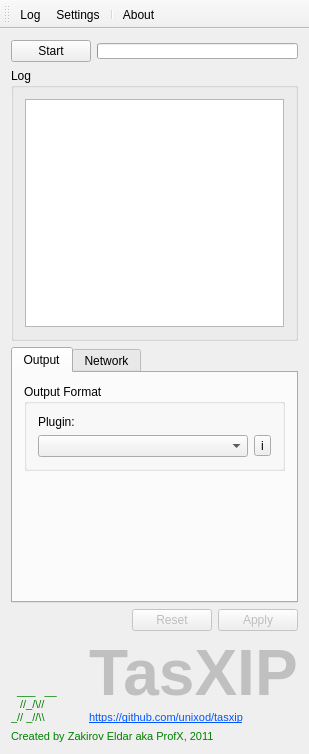
<?xml version="1.0" encoding="UTF-8"?>
<ui version="4.0">
 <class>MainWindow</class>
 <widget class="QMainWindow" name="MainWindow">
  <property name="geometry">
   <rect>
    <x>0</x>
    <y>0</y>
    <width>309</width>
    <height>754</height>
   </rect>
  </property>
  <property name="windowTitle">
   <string>TasXIP</string>
  </property>
  <widget class="QWidget" name="centralWidget">
   <layout class="QVBoxLayout" name="verticalLayout_13">
    <item>
     <layout class="QHBoxLayout" name="horizontalLayout">
      <item>
       <widget class="QPushButton" name="btnStart">
        <property name="text">
         <string>Start</string>
        </property>
       </widget>
      </item>
      <item>
       <widget class="QProgressBar" name="progressBar">
        <property name="maximumSize">
         <size>
          <width>16777215</width>
          <height>16</height>
         </size>
        </property>
        <property name="value">
         <number>0</number>
        </property>
        <property name="textVisible">
         <bool>false</bool>
        </property>
       </widget>
      </item>
     </layout>
    </item>
    <item>
     <widget class="QGroupBox" name="gbLog">
      <property name="title">
       <string>Log</string>
      </property>
      <layout class="QVBoxLayout" name="verticalLayout">
       <item>
        <widget class="QTextBrowser" name="txtbLog"/>
       </item>
      </layout>
     </widget>
    </item>
    <item>
     <layout class="QVBoxLayout" name="verticalLayout_12">
      <item>
       <widget class="QTabWidget" name="tabSettings">
        <property name="tabPosition">
         <enum>QTabWidget::North</enum>
        </property>
        <property name="currentIndex">
         <number>0</number>
        </property>
        <widget class="QWidget" name="tabOutput">
         <attribute name="title">
          <string>Output</string>
         </attribute>
         <layout class="QVBoxLayout" name="verticalLayout_11">
          <item>
           <widget class="QGroupBox" name="gbOutputFormat">
            <property name="title">
             <string>Output Format</string>
            </property>
            <layout class="QVBoxLayout" name="verticalLayout_3">
             <item>
              <widget class="QLabel" name="label">
               <property name="text">
                <string>Plugin:</string>
               </property>
              </widget>
             </item>
             <item>
              <layout class="QHBoxLayout" name="horizontalLayout_3">
               <item>
                <widget class="QComboBox" name="cmbPluginsNames">
                 <property name="sizePolicy">
                  <sizepolicy hsizetype="Expanding" vsizetype="Fixed">
                   <horstretch>0</horstretch>
                   <verstretch>0</verstretch>
                  </sizepolicy>
                 </property>
                 <property name="duplicatesEnabled">
                  <bool>true</bool>
                 </property>
                </widget>
               </item>
               <item>
                <widget class="QToolButton" name="tbtnPluginInfo">
                 <property name="text">
                  <string>i</string>
                 </property>
                </widget>
               </item>
              </layout>
             </item>
            </layout>
           </widget>
          </item>
          <item>
           <spacer name="verticalSpacer_2">
            <property name="orientation">
             <enum>Qt::Vertical</enum>
            </property>
            <property name="sizeHint" stdset="0">
             <size>
              <width>20</width>
              <height>108</height>
             </size>
            </property>
           </spacer>
          </item>
         </layout>
        </widget>
        <widget class="QWidget" name="tabNetwork">
         <attribute name="title">
          <string>Network</string>
         </attribute>
         <layout class="QVBoxLayout" name="verticalLayout_10">
          <item>
           <widget class="QCheckBox" name="chbxProxyEnabled">
            <property name="text">
             <string>Proxy enabled</string>
            </property>
           </widget>
          </item>
          <item>
           <widget class="QGroupBox" name="gbProxy">
            <property name="enabled">
             <bool>false</bool>
            </property>
            <property name="title">
             <string>Proxy Settings</string>
            </property>
            <layout class="QVBoxLayout" name="verticalLayout_9">
             <item>
              <layout class="QHBoxLayout" name="horizontalLayout_5">
               <item>
                <layout class="QVBoxLayout" name="verticalLayout_5">
                 <item>
                  <widget class="QLabel" name="label_2">
                   <property name="text">
                    <string>Server:</string>
                   </property>
                  </widget>
                 </item>
                 <item>
                  <widget class="QLineEdit" name="lneProxyAddr"/>
                 </item>
                </layout>
               </item>
               <item>
                <layout class="QVBoxLayout" name="verticalLayout_4">
                 <item>
                  <layout class="QHBoxLayout" name="horizontalLayout_4">
                   <item>
                    <widget class="QLabel" name="label_4">
                     <property name="text">
                      <string>Port:</string>
                     </property>
                    </widget>
                   </item>
                   <item>
                    <spacer name="horizontalSpacer">
                     <property name="orientation">
                      <enum>Qt::Horizontal</enum>
                     </property>
                     <property name="sizeHint" stdset="0">
                      <size>
                       <width>20</width>
                       <height>20</height>
                      </size>
                     </property>
                    </spacer>
                   </item>
                  </layout>
                 </item>
                 <item>
                  <widget class="QLineEdit" name="lneProxyPort">
                   <property name="sizePolicy">
                    <sizepolicy hsizetype="Ignored" vsizetype="Fixed">
                     <horstretch>0</horstretch>
                     <verstretch>0</verstretch>
                    </sizepolicy>
                   </property>
                  </widget>
                 </item>
                </layout>
               </item>
              </layout>
             </item>
             <item>
              <spacer name="verticalSpacer">
               <property name="orientation">
                <enum>Qt::Vertical</enum>
               </property>
               <property name="sizeHint" stdset="0">
                <size>
                 <width>20</width>
                 <height>11</height>
                </size>
               </property>
              </spacer>
             </item>
             <item>
              <layout class="QVBoxLayout" name="verticalLayout_8">
               <item>
                <widget class="QCheckBox" name="chbxAuthRequired">
                 <property name="text">
                  <string>Authentication required</string>
                 </property>
                </widget>
               </item>
               <item>
                <layout class="QHBoxLayout" name="horizontalLayout_6">
                 <item>
                  <layout class="QVBoxLayout" name="verticalLayout_7">
                   <item>
                    <widget class="QLabel" name="label_3">
                     <property name="text">
                      <string>Login:</string>
                     </property>
                    </widget>
                   </item>
                   <item>
                    <widget class="QLineEdit" name="lneProxyUser">
                     <property name="enabled">
                      <bool>false</bool>
                     </property>
                     <property name="sizePolicy">
                      <sizepolicy hsizetype="Ignored" vsizetype="Fixed">
                       <horstretch>0</horstretch>
                       <verstretch>0</verstretch>
                      </sizepolicy>
                     </property>
                    </widget>
                   </item>
                  </layout>
                 </item>
                 <item>
                  <layout class="QVBoxLayout" name="verticalLayout_6">
                   <item>
                    <widget class="QLabel" name="label_5">
                     <property name="text">
                      <string>Password:</string>
                     </property>
                    </widget>
                   </item>
                   <item>
                    <widget class="QLineEdit" name="lneProxyPasswd">
                     <property name="enabled">
                      <bool>false</bool>
                     </property>
                     <property name="sizePolicy">
                      <sizepolicy hsizetype="Ignored" vsizetype="Fixed">
                       <horstretch>0</horstretch>
                       <verstretch>0</verstretch>
                      </sizepolicy>
                     </property>
                     <property name="echoMode">
                      <enum>QLineEdit::Password</enum>
                     </property>
                    </widget>
                   </item>
                  </layout>
                 </item>
                </layout>
               </item>
              </layout>
             </item>
            </layout>
           </widget>
          </item>
         </layout>
        </widget>
       </widget>
      </item>
      <item>
       <layout class="QHBoxLayout" name="horizontalLayout_7">
        <item>
         <spacer name="horizontalSpacer_2">
          <property name="orientation">
           <enum>Qt::Horizontal</enum>
          </property>
          <property name="sizeHint" stdset="0">
           <size>
            <width>40</width>
            <height>0</height>
           </size>
          </property>
         </spacer>
        </item>
        <item>
         <widget class="QDialogButtonBox" name="btnbxSettings">
          <property name="enabled">
           <bool>false</bool>
          </property>
          <property name="standardButtons">
           <set>QDialogButtonBox::Apply|QDialogButtonBox::Reset</set>
          </property>
         </widget>
        </item>
       </layout>
      </item>
     </layout>
    </item>
    <item>
     <layout class="QVBoxLayout" name="verticalLayout_2">
      <item>
       <layout class="QHBoxLayout" name="horizontalLayout_2">
        <item>
         <widget class="QLabel" name="lbl_px">
          <property name="text">
           <string>&lt;!DOCTYPE HTML PUBLIC &quot;-//W3C//DTD HTML 4.0//EN&quot; &quot;http://www.w3.org/TR/REC-html40/strict.dtd&quot;&gt;
&lt;html&gt;&lt;head&gt;&lt;meta name=&quot;qrichtext&quot; content=&quot;1&quot; /&gt;&lt;style type=&quot;text/css&quot;&gt;
p, li { white-space: pre-wrap; }
&lt;/style&gt;&lt;/head&gt;&lt;body style=&quot; font-family:'MS Shell Dlg 2'; font-size:8.25pt; font-weight:400; font-style:normal;&quot;&gt;
&lt;p style=&quot; margin-top:0px; margin-bottom:0px; margin-left:0px; margin-right:0px; -qt-block-indent:0; text-indent:0px;&quot;&gt;&lt;span style=&quot; font-size:8pt; color:#c0c0c0;&quot;&gt;  &lt;/span&gt;&lt;span style=&quot; font-size:8pt; color:#008000;&quot;&gt;___&lt;/span&gt;&lt;span style=&quot; font-size:8pt; color:#c0c0c0;&quot;&gt;   &lt;/span&gt;&lt;span style=&quot; font-size:8pt; color:#008000;&quot;&gt;__&lt;/span&gt;&lt;/p&gt;
&lt;p style=&quot; margin-top:0px; margin-bottom:0px; margin-left:0px; margin-right:0px; -qt-block-indent:0; text-indent:0px;&quot;&gt;&lt;span style=&quot; font-size:8pt; color:#c0c0c0;&quot;&gt;   &lt;/span&gt;&lt;span style=&quot; font-size:8pt; color:#008000;&quot;&gt;//_/\//&lt;/span&gt;&lt;span style=&quot; font-size:8pt; color:#c0c0c0;&quot;&gt;  &lt;/span&gt;&lt;/p&gt;
&lt;p style=&quot; margin-top:0px; margin-bottom:0px; margin-left:0px; margin-right:0px; -qt-block-indent:0; text-indent:0px;&quot;&gt;&lt;span style=&quot; font-size:8pt; color:#008000;&quot;&gt;_//&lt;/span&gt;&lt;span style=&quot; font-size:8pt; color:#c0c0c0;&quot;&gt; &lt;/span&gt;&lt;span style=&quot; font-size:8pt; color:#008000;&quot;&gt;_//\\&lt;/span&gt;&lt;/p&gt;&lt;/body&gt;&lt;/html&gt;</string>
          </property>
          <property name="alignment">
           <set>Qt::AlignBottom|Qt::AlignLeading|Qt::AlignLeft</set>
          </property>
         </widget>
        </item>
        <item>
         <widget class="QLabel" name="lbl_tasxip">
          <property name="text">
           <string>&lt;!DOCTYPE HTML PUBLIC &quot;-//W3C//DTD HTML 4.0//EN&quot; &quot;http://www.w3.org/TR/REC-html40/strict.dtd&quot;&gt;
&lt;html&gt;&lt;head&gt;&lt;meta name=&quot;qrichtext&quot; content=&quot;1&quot; /&gt;&lt;style type=&quot;text/css&quot;&gt;
p, li { white-space: pre-wrap; }
&lt;/style&gt;&lt;/head&gt;&lt;body style=&quot; font-family:'Ubuntu'; font-size:11pt; font-weight:400; font-style:normal;&quot;&gt;
&lt;p style=&quot; margin-top:0px; margin-bottom:0px; margin-left:0px; margin-right:0px; -qt-block-indent:0; text-indent:0px;&quot;&gt;&lt;span style=&quot; font-family:'MS Shell Dlg 2'; font-size:48pt; font-weight:600; color:#c0c0c0;&quot;&gt;TasXIP&lt;/span&gt;&lt;/p&gt;
&lt;p style=&quot; margin-top:0px; margin-bottom:0px; margin-left:0px; margin-right:0px; -qt-block-indent:0; text-indent:0px;&quot;&gt;&lt;a href=&quot;https://github.com/unixod/tasxip&quot;&gt;&lt;span style=&quot; font-size:8pt; text-decoration: underline; color:#0055ff;&quot;&gt;https://github.com/unixod/tasxip&lt;/span&gt;&lt;/a&gt;&lt;/p&gt;&lt;/body&gt;&lt;/html&gt;</string>
          </property>
          <property name="alignment">
           <set>Qt::AlignBottom|Qt::AlignLeading|Qt::AlignLeft</set>
          </property>
         </widget>
        </item>
       </layout>
      </item>
      <item>
       <widget class="QLabel" name="lbl_bottom">
        <property name="text">
         <string>&lt;!DOCTYPE HTML PUBLIC &quot;-//W3C//DTD HTML 4.0//EN&quot; &quot;http://www.w3.org/TR/REC-html40/strict.dtd&quot;&gt;
&lt;html&gt;&lt;head&gt;&lt;meta name=&quot;qrichtext&quot; content=&quot;1&quot; /&gt;&lt;style type=&quot;text/css&quot;&gt;
p, li { white-space: pre-wrap; }
&lt;/style&gt;&lt;/head&gt;&lt;body style=&quot; font-family:'MS Shell Dlg 2'; font-size:8.25pt; font-weight:400; font-style:normal;&quot;&gt;
&lt;p style=&quot; margin-top:0px; margin-bottom:0px; margin-left:0px; margin-right:0px; -qt-block-indent:0; text-indent:0px;&quot;&gt;&lt;span style=&quot; font-family:'Courier New,courier'; font-size:8pt; color:#008000;&quot;&gt;Created&lt;/span&gt;&lt;span style=&quot; font-family:'Courier New,courier'; font-size:8pt; color:#c0c0c0;&quot;&gt; &lt;/span&gt;&lt;span style=&quot; font-family:'Courier New,courier'; font-size:8pt; color:#008000;&quot;&gt;by&lt;/span&gt;&lt;span style=&quot; font-family:'Courier New,courier'; font-size:8pt; color:#c0c0c0;&quot;&gt; &lt;/span&gt;&lt;span style=&quot; font-family:'Courier New,courier'; font-size:8pt; color:#008000;&quot;&gt;Zakirov&lt;/span&gt;&lt;span style=&quot; font-family:'Courier New,courier'; font-size:8pt; color:#c0c0c0;&quot;&gt; &lt;/span&gt;&lt;span style=&quot; font-family:'Courier New,courier'; font-size:8pt; color:#008000;&quot;&gt;Eldar&lt;/span&gt;&lt;span style=&quot; font-family:'Courier New,courier'; font-size:8pt; color:#c0c0c0;&quot;&gt; &lt;/span&gt;&lt;span style=&quot; font-family:'Courier New,courier'; font-size:8pt; color:#008000;&quot;&gt;aka&lt;/span&gt;&lt;span style=&quot; font-family:'Courier New,courier'; font-size:8pt; color:#c0c0c0;&quot;&gt; &lt;/span&gt;&lt;span style=&quot; font-family:'Courier New,courier'; font-size:8pt; color:#008000;&quot;&gt;ProfX,&lt;/span&gt;&lt;span style=&quot; font-family:'Courier New,courier'; font-size:8pt; color:#c0c0c0;&quot;&gt; &lt;/span&gt;&lt;span style=&quot; font-family:'Courier New,courier'; font-size:8pt; color:#008000;&quot;&gt;2011&lt;/span&gt;&lt;/p&gt;&lt;/body&gt;&lt;/html&gt;</string>
        </property>
       </widget>
      </item>
     </layout>
    </item>
   </layout>
  </widget>
  <widget class="QToolBar" name="mainToolBar">
   <property name="allowedAreas">
    <set>Qt::LeftToolBarArea|Qt::TopToolBarArea</set>
   </property>
   <property name="floatable">
    <bool>false</bool>
   </property>
   <attribute name="toolBarArea">
    <enum>TopToolBarArea</enum>
   </attribute>
   <attribute name="toolBarBreak">
    <bool>false</bool>
   </attribute>
   <addaction name="actionLog"/>
   <addaction name="actionSettings"/>
   <addaction name="separator"/>
   <addaction name="actionAbout"/>
  </widget>
  <action name="actionLog">
   <property name="checkable">
    <bool>true</bool>
   </property>
   <property name="text">
    <string>Log</string>
   </property>
   <property name="toolTip">
    <string>Show log</string>
   </property>
  </action>
  <action name="actionAbout">
   <property name="checkable">
    <bool>true</bool>
   </property>
   <property name="text">
    <string>About</string>
   </property>
  </action>
  <action name="actionSettings">
   <property name="checkable">
    <bool>true</bool>
   </property>
   <property name="text">
    <string>Settings</string>
   </property>
   <property name="toolTip">
    <string>Settings</string>
   </property>
  </action>
 </widget>
 <layoutdefault spacing="6" margin="11"/>
 <resources/>
 <connections>
  <connection>
   <sender>actionLog</sender>
   <signal>toggled(bool)</signal>
   <receiver>gbLog</receiver>
   <slot>setVisible(bool)</slot>
   <hints>
    <hint type="sourcelabel">
     <x>-1</x>
     <y>-1</y>
    </hint>
    <hint type="destinationlabel">
     <x>155</x>
     <y>228</y>
    </hint>
   </hints>
  </connection>
  <connection>
   <sender>actionAbout</sender>
   <signal>toggled(bool)</signal>
   <receiver>lbl_px</receiver>
   <slot>setVisible(bool)</slot>
   <hints>
    <hint type="sourcelabel">
     <x>-1</x>
     <y>-1</y>
    </hint>
    <hint type="destinationlabel">
     <x>54</x>
     <y>709</y>
    </hint>
   </hints>
  </connection>
  <connection>
   <sender>actionAbout</sender>
   <signal>toggled(bool)</signal>
   <receiver>lbl_tasxip</receiver>
   <slot>setVisible(bool)</slot>
   <hints>
    <hint type="sourcelabel">
     <x>-1</x>
     <y>-1</y>
    </hint>
    <hint type="destinationlabel">
     <x>297</x>
     <y>709</y>
    </hint>
   </hints>
  </connection>
  <connection>
   <sender>actionAbout</sender>
   <signal>toggled(bool)</signal>
   <receiver>lbl_bottom</receiver>
   <slot>setVisible(bool)</slot>
   <hints>
    <hint type="sourcelabel">
     <x>-1</x>
     <y>-1</y>
    </hint>
    <hint type="destinationlabel">
     <x>170</x>
     <y>724</y>
    </hint>
   </hints>
  </connection>
  <connection>
   <sender>actionSettings</sender>
   <signal>toggled(bool)</signal>
   <receiver>tabSettings</receiver>
   <slot>setVisible(bool)</slot>
   <hints>
    <hint type="sourcelabel">
     <x>-1</x>
     <y>-1</y>
    </hint>
    <hint type="destinationlabel">
     <x>154</x>
     <y>437</y>
    </hint>
   </hints>
  </connection>
  <connection>
   <sender>chbxAuthRequired</sender>
   <signal>toggled(bool)</signal>
   <receiver>lneProxyUser</receiver>
   <slot>setEnabled(bool)</slot>
   <hints>
    <hint type="sourcelabel">
     <x>131</x>
     <y>506</y>
    </hint>
    <hint type="destinationlabel">
     <x>94</x>
     <y>564</y>
    </hint>
   </hints>
  </connection>
  <connection>
   <sender>chbxAuthRequired</sender>
   <signal>toggled(bool)</signal>
   <receiver>lneProxyPasswd</receiver>
   <slot>setEnabled(bool)</slot>
   <hints>
    <hint type="sourcelabel">
     <x>250</x>
     <y>506</y>
    </hint>
    <hint type="destinationlabel">
     <x>275</x>
     <y>564</y>
    </hint>
   </hints>
  </connection>
  <connection>
   <sender>actionSettings</sender>
   <signal>toggled(bool)</signal>
   <receiver>btnbxSettings</receiver>
   <slot>setVisible(bool)</slot>
   <hints>
    <hint type="sourcelabel">
     <x>-1</x>
     <y>-1</y>
    </hint>
    <hint type="destinationlabel">
     <x>276</x>
     <y>623</y>
    </hint>
   </hints>
  </connection>
  <connection>
   <sender>chbxProxyEnabled</sender>
   <signal>toggled(bool)</signal>
   <receiver>gbProxy</receiver>
   <slot>setEnabled(bool)</slot>
   <hints>
    <hint type="sourcelabel">
     <x>130</x>
     <y>360</y>
    </hint>
    <hint type="destinationlabel">
     <x>130</x>
     <y>394</y>
    </hint>
   </hints>
  </connection>
 </connections>
</ui>
